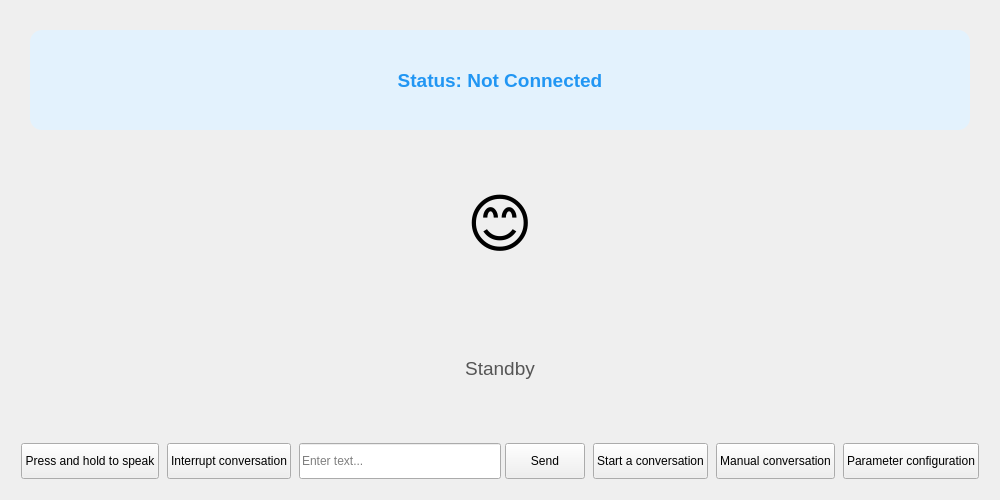
<?xml version="1.0" encoding="UTF-8"?>
<ui version="4.0">
 <class>MainWindow</class>
 <widget class="QWidget" name="MainWindow">
  <property name="geometry">
   <rect>
    <x>0</x>
    <y>0</y>
    <width>1000</width>
    <height>500</height>
   </rect>
  </property>
  <property name="windowTitle">
   <string>Xiaozhi Ai Client</string>
  </property>
  <layout class="QVBoxLayout" name="verticalLayout">

   <item>
         <widget class="QFrame" name="status_card">
      <property name="sizePolicy">
       <sizepolicy hsizetype="Preferred" vsizetype="Expanding">
        <horstretch>0</horstretch>
        <verstretch>0</verstretch>
       </sizepolicy>
      </property>
      <property name="frameShape">
       <enum>QFrame::NoFrame</enum>
      </property>
      <property name="frameShadow">
       <enum>QFrame::Plain</enum>
      </property>
     <layout class="QVBoxLayout" name="card_layout">
      <item>
       <widget class="QLabel" name="status_label">
        <property name="font">
         <font>
          <pointsize>14</pointsize>
          <weight>75</weight>
          <bold>true</bold>
         </font>
        </property>
        <property name="styleSheet">
         <string>
QLabel {
    color: #2196F3;
    padding: 12px 20px;
    background-color: #E3F2FD;
    border-radius: 12px;
    border: none;
    margin: 10px;
}
         </string>
        </property>
        <property name="text">
         <string>Status: Not Connected</string>
        </property>
        <property name="alignment">
         <set>Qt::AlignCenter</set>
        </property>
       </widget>
      </item>
      <item>
       <widget class="QLabel" name="emotion_label">
        <property name="font">
         <font>
          <pointsize>48</pointsize>
         </font>
        </property>
        <property name="styleSheet">
         <string>
QLabel {
    margin: 20px;
    padding: 20px;
    background-color: transparent;
    border: none;
}
         </string>
        </property>
        <property name="text">
         <string>😊</string>
        </property>
        <property name="alignment">
         <set>Qt::AlignCenter</set>
        </property>
       </widget>
      </item>
      <item>
       <widget class="QLabel" name="tts_text_label">
        <property name="font">
         <font>
          <pointsize>14</pointsize>
         </font>
        </property>
        <property name="styleSheet">
         <string>
QLabel {
    color: #555555;
    padding: 15px 20px;
    background-color: transparent;
    border: none;
    margin: 5px 15px;
}
         </string>
        </property>
        <property name="text">
         <string>Standby</string>
        </property>
        <property name="alignment">
         <set>Qt::AlignCenter</set>
        </property>
        <property name="wordWrap">
         <bool>true</bool>
        </property>
       </widget>
      </item>
     </layout>
    </widget>
   </item>
   <item>
    <layout class="QHBoxLayout" name="button_layout">
     <property name="spacing">
      <number>8</number>
     </property>
     <property name="leftMargin">
      <number>10</number>
     </property>
     <property name="rightMargin">
      <number>10</number>
     </property>
     <property name="bottomMargin">
      <number>10</number>
     </property>
     <item>
      <widget class="QPushButton" name="manual_btn">
       <property name="minimumSize">
        <size>
         <width>0</width>
         <height>36</height>
        </size>
       </property>
       <property name="text">
        <string>Press and hold to speak</string>
       </property>
      </widget>
     </item>
     <item>
      <widget class="QPushButton" name="abort_btn">
       <property name="minimumSize">
        <size>
         <width>0</width>
         <height>36</height>
        </size>
       </property>
       <property name="text">
        <string>Interrupt conversation</string>
       </property>
      </widget>
     </item>
     <item>
      <layout class="QHBoxLayout" name="text_input_layout">
       <property name="spacing">
        <number>4</number>
       </property>
       <item>
        <widget class="QLineEdit" name="text_input">
         <property name="minimumSize">
          <size>
           <width>0</width>
           <height>36</height>
          </size>
         </property>
         <property name="placeholderText">
          <string>Enter text...</string>
         </property>
        </widget>
       </item>
       <item>
        <widget class="QPushButton" name="send_btn">
         <property name="minimumSize">
          <size>
           <width>60</width>
           <height>36</height>
          </size>
         </property>
         <property name="text">
          <string>Send</string>
         </property>
        </widget>
       </item>
      </layout>
     </item>
     <item>
      <widget class="QPushButton" name="auto_btn">
       <property name="minimumSize">
        <size>
         <width>0</width>
         <height>36</height>
        </size>
       </property>
       <property name="text">
        <string>Start a conversation</string>
       </property>
      </widget>
     </item>
     <item>
      <widget class="QPushButton" name="mode_btn">
       <property name="minimumSize">
        <size>
         <width>0</width>
         <height>36</height>
        </size>
       </property>
       <property name="text">
        <string>Manual conversation</string>
       </property>
      </widget>
     </item>
      <item>
       <widget class="QPushButton" name="settings_btn">
        <property name="minimumSize">
         <size>
          <width>0</width>
          <height>36</height>
         </size>
        </property>
        <property name="text">
         <string>Parameter configuration</string>
        </property>
        <property name="toolTip">
         <string>Open Settings（Ctrl+,）</string>
        </property>
       </widget>
      </item>
    </layout>
   </item>
  </layout>
 </widget>
 <resources/>
 <connections/>
</ui>
